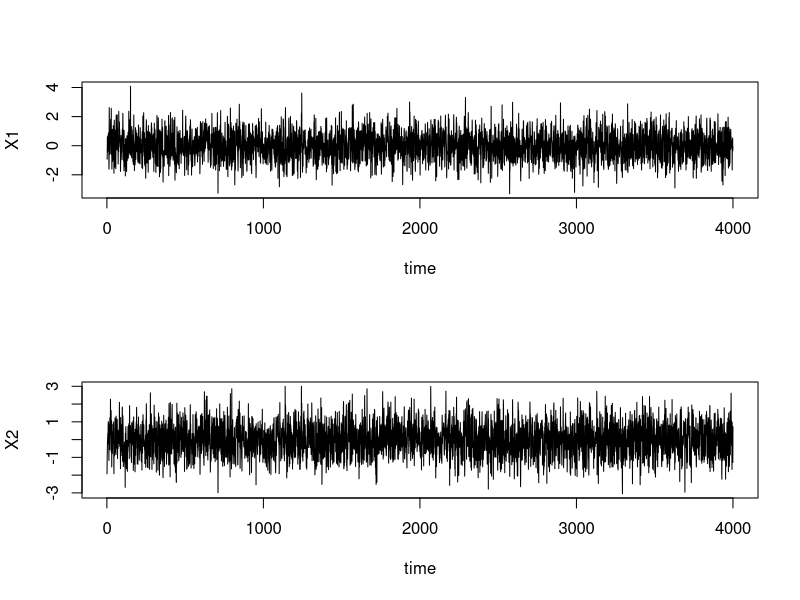
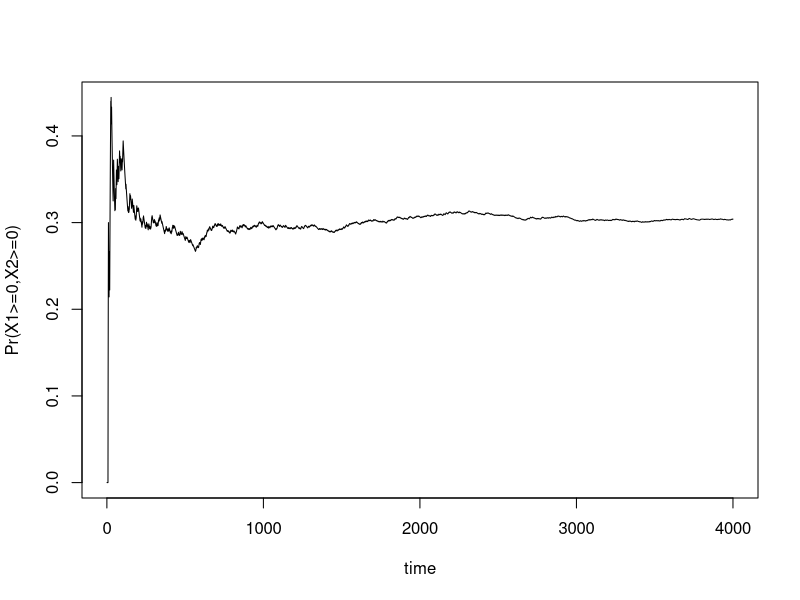
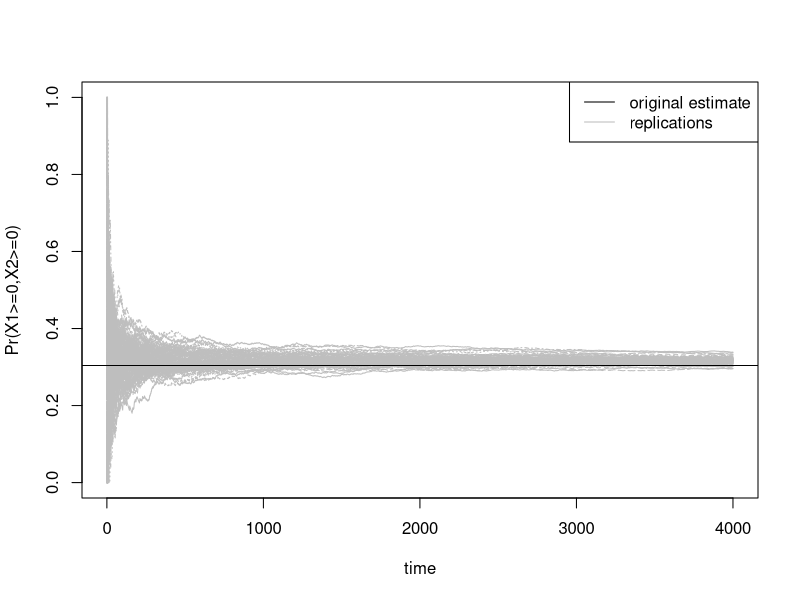

The R script that drew these images, in order:
## ---- chunk 1
setwd("~/Desktop/Baysian Statistics and Likelihood/Bayesian Stuff/Bayesian-CW-repo")
## ---- chunk 2
set.seed(2023)

#initializing vectors to store values of Gibbs sampler at each iteration
X1 <- X2 <- NULL
#setting initial value 
X2[1] <- rnorm(1,0,1)

#iterative process of Gibbs sampler
for (i in 2:4001){
  X1[i] <- rnorm(1,0.4*X2[i-1],0.84)
  X2[i] <- rnorm(1,0.4*X1[i],0.84)
}

#removing initial value of X2
X1 <- X1[2:4001]
X2 <- X2[2:4001]

#Plotting chains
png(file = "X1 and X2 MCMC chains.png")
par(mfrow=c(2,1))
plot(X1,type = "l",
     xlab = "time",
     ylab="X1")
plot(X2,type = "l",
     xlab="time",
     ylab="X2")
dev.off()
#Appears they have reached stationary from the start (looks like hairy caterpillar)

#Estimating P(X1>0,X2>0) using chains (proportion when both X1 and X2 greater of equal to 0)
count<-0
for (i in 1:4000){
  if (X1[i]>0 && X2[i]>0){
    count <- count+1
  }
}
P <- count/4000
#estimated prob is 0.29675

#Calculating evolution of prob that X1 and X2 >=0 (running average of times when both are greater than or equal to 0)
run.av <- NULL
count<-0
for (i in 1:4000){
  if (X1[i]>0 && X2[i]>0){
    count <- 1+count
  }
  #updating running average
  run.av[i]<-count/i
}
png(file = "running average.png")
plot(run.av,type = "l",
     xlab = "time",
     ylab = "Pr(X1>=0,X2>=0)")
dev.off()
## ---- chunk 3
#Gibbs sampler for Bayesian CW
gibbs.sampler = function(rep,iter){
  #array to store all values in
  sample.array <- array(dim=c(rep,iter))
  
  for (k in 1:iter){
    #initalising vectors to store values of Gibbs sampler at each iteration
   X1 <- X2 <- NULL
   #setting initial value 
   X2[1] <- rnorm(1,0,1)

    #iterative process of Gibbs sampler
    for (i in 2:(rep+1)){
      X1[i] <- rnorm(1,0.4*X2[i-1],0.84)
      X2[i] <- rnorm(1,0.4*X1[i],0.84)
    }
    
    X1 <- X1[2:(rep+1)]
    X2 <- X2[2:(rep+1)]
    
    #Calculating evolution of prob that X1 and X2 >0
    run.av <- NULL
    count<-0
    for (i in 1:rep){
      if (X1[i]>0 && X2[i]>0){
        count <- 1+count
      }
      #updating running average
      run.av[i]<-count/i
    }
    
    sample.array[,k] <- run.av
  
  }
  
  return(sample.array)
}

p.100 <- gibbs.sampler(4000,100)
png(file = "100 running averages.png")
matplot(p.100,type="l",
        col="grey",
        xlab="time",
        ylab="Pr(X1>=0,X2>=0)")
abline(h=0.304,col="black") # adding in original estimate
legend("topright", lty = c(1,1), cex = 1, col = c("black","grey"),
       legend = c("original estimate","replications"))
dev.off()
